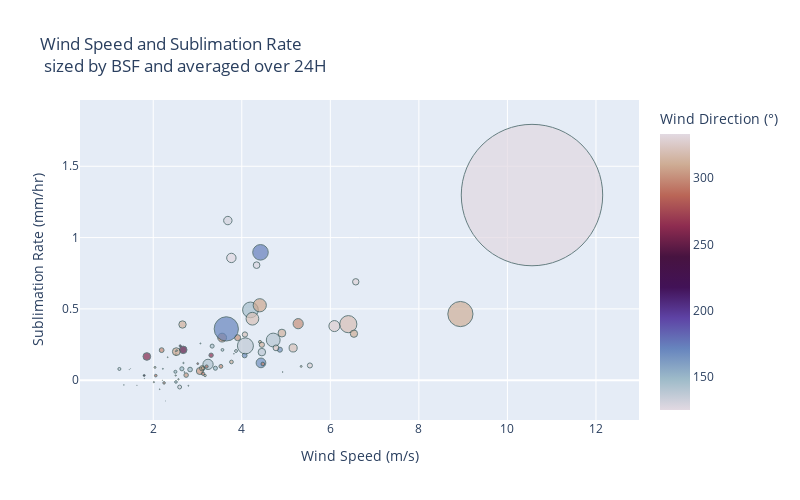

The code cell stored with this chart in its notebook:
### Code cell
# create a scatter plot with the wind speed on the x-axis and the sublimation rate on the y-axis and the markers sized by the blowing snow flux (log scale)
fig = px.scatter(sublimation_1D.dropna(), 
                 x=f'wind_speed_{timestep}H', 
                 y=f'sublimation_{timestep}H', 
                 size='bsf', 
                 # color by wind direction
                 color=f'wind_direction_{timestep}H',
                 color_continuous_scale='twilight',
                 # provide size scale
                    size_max=100,
                 title=f'Wind Speed and Sublimation Rate <br> sized by BSF and averaged over {timestep}H')

fig.update_traces(marker=dict(
                              line=dict(width=1,
                                        color='DarkSlateGrey')),
                  selector=dict(mode='markers'))
fig.update_layout(height=500, width=800,
                  xaxis_title='Wind Speed (m/s)',
                  yaxis_title='Sublimation Rate (mm/hr)',
                  coloraxis_colorbar_title_text='Wind Direction (&deg;)')
# size the legend in a log scale
fig.update_layout(legend=dict(itemsizing='constant',))
